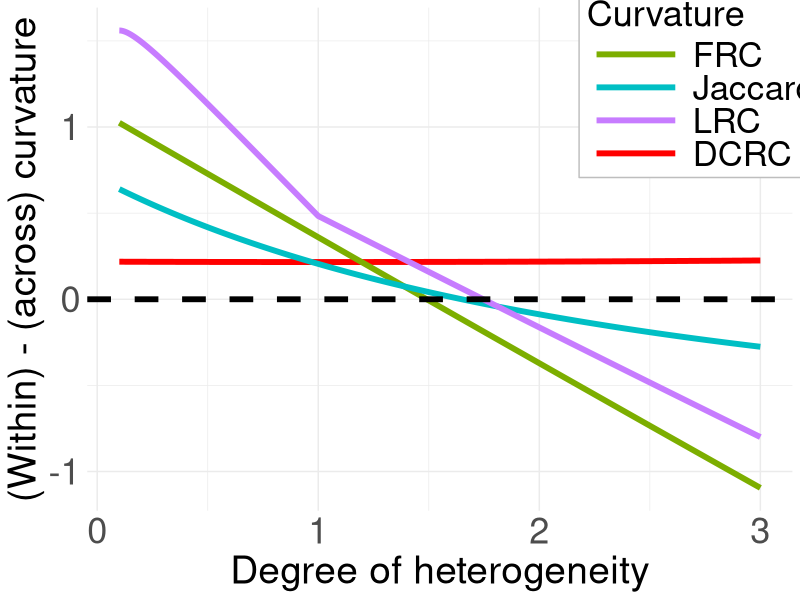

This chart was generated by the following R code:
library(ggplot2)
library(tidyr)
library(dplyr)

# One-hot vector for community of i
one_hot <- function(z, K) {
  h <- rep(0, K)
  h[z] <- 1
  return(h)
}

# Compute eta and G
compute_eta_G <- function(theta, Pi, K) {
  n <- length(theta)
  theta1_norm <- sum(theta)
  theta2_norm <- sum(theta^2)
  
  eta <- K * (1 / theta1_norm) * t(Pi) %*% theta
  G <- (1 / theta2_norm) * t(Pi) %*% diag(theta^2) %*% Pi
  
  list(eta = eta, G = G)
}

# Compute expected n_i
compute_En_i <- function(theta, z, P) {
  K <- max(z)
  n <- length(theta)
  Pi <- model.matrix(~ factor(z) - 1)  # community indicator matrix
  norms <- compute_eta_G(theta, Pi, K)
  eta <- norms$eta
  
  theta1_norm <- sum(theta)
  
  En_i <- numeric(n)
  for (i in 1:n) {
    ez <- one_hot(z[i], K)
    eta_term <- as.numeric(t(ez) %*% P %*% eta)
    En_i[i] <- (1 / K) * theta[i] * theta1_norm * eta_term - theta[i]^2
    #En_i[i] <- (1 / K) * theta[i] * theta1_norm * eta_term
  }
  return(En_i)
}

# Compute expected n_ij | A_ij = 1
compute_En_ij <- function(i, j, theta, z, P) {
  K <- max(z)
  Pi <- model.matrix(~ factor(z) - 1)
  norms <- compute_eta_G(theta, Pi, K)
  G <- norms$G
  theta2_norm <- sum(theta^2)
  
  ez_i <- one_hot(z[i], K)
  ez_j <- one_hot(z[j], K)
  
  triple_term <- as.numeric(t(ez_i) %*% P %*% G %*% P %*% ez_j)
  penalty_term <- (theta[i]^2 + theta[j]^2) * P[z[i], z[j]]
  
  En_ij <- theta[i] * theta[j] * theta2_norm * triple_term - theta[i] * theta[j] * penalty_term
  return(En_ij)
}

FRC_diff <- function(i, j, k, theta, z, P){
  Eni_vector <- compute_En_i(theta, z, P)
  Enj <- Eni_vector[j]
  Enk <- Eni_vector[k]
  
  Enij <- compute_En_ij(i, j, theta, z, P)
  Enik <- compute_En_ij(i, k, theta, z, P)
  
  result <- -Enj + Enk + 3*Enij - 3*Enik
  
  return(result)
}

LRC_diff <- function(i, j, k, theta, z, P){
  Eni_vector <- compute_En_i(theta, z, P)
  Eni <- Eni_vector[i]
  Enj <- Eni_vector[j]
  Enk <- Eni_vector[k]
  
  Enij <- compute_En_ij(i, j, theta, z, P)
  Enik <- compute_En_ij(i, k, theta, z, P)
  
  result <- 2/Enj - 2/Enk + 2*Enij/max(Eni, Enj) + Enij/min(Eni, Enj) - 2*Enik/max(Eni, Enk) - Enik/min(Eni, Enk)
  
  return(result)
}



Jac_diff <- function(i, j, k, theta, z, P){
  Eni_vector <- compute_En_i(theta, z, P)
  Eni <- Eni_vector[i]
  Enj <- Eni_vector[j]
  Enk <- Eni_vector[k]
  
  Enij <- compute_En_ij(i, j, theta, z, P)
  Enik <- compute_En_ij(i, k, theta, z, P)
  
  result <-  Enij/(Eni+Enj - Enij) - Enik/(Eni+Enk-Enik)
  
  return(result)
}

DCRC_diff <- function(i, j, k, theta, z, P){
  Eni_vector <- compute_En_i(theta, z, P)
  Eni <- Eni_vector[i]
  Enj <- Eni_vector[j]
  Enk <- Eni_vector[k]
  
  Enij <- compute_En_ij(i, j, theta, z, P)
  Enik <- compute_En_ij(i, k, theta, z, P)
  
  result <-  Enij/(Eni*Enj) - Enik/(Eni*Enk)
  
  return(result)
}

library(ggplot2)
library(tidyr)
library(dplyr)

plot_all_diffs <- function(theta_range = seq(0.1, 3.0, length.out = 1000), save_path = "/result/curvature_diffs_line_type.pdf") {
  n <- 100
  K <- 2
  z <- c(rep(1, n), rep(2, n))
  P <- matrix(c(1, 0.5,
                0.5, 1), nrow = K, byrow = TRUE)
  
  i <- 1     # node i in community 1
  j <- 2     # another node in same community
  k <- n + 1 # node in other community (community 2)
  
  results <- data.frame()
  
  for (val in theta_range) {
    theta <- rep(1, 2 * n)
    theta[n + 1] <- val  # vary this one only
    
    frc_val <- FRC_diff(i, j, k, theta, z, P) / 200
    lrc_val <- LRC_diff(i, j, k, theta, z, P)
    jac_val <- Jac_diff(i, j, k, theta, z, P)
    dcrc_val <- DCRC_diff(i, j, k, theta, z, P) * 200
    
    results <- rbind(results, data.frame(
      theta_nplus1 = val,
      FRC = frc_val,
      Jaccard = jac_val,
      LRC = lrc_val,
      DCRC = dcrc_val
    ))
  }
  
  results_long <- pivot_longer(results, cols = c(FRC, Jaccard, LRC, DCRC),
                               names_to = "Metric", values_to = "Value")
  
  results_long <- results_long %>%
    mutate(Metric = recode(Metric,
                           FRC = "FRC",
                           Jaccard = "Jaccard",
                           LRC = "LRC",
                           DCRC = "DCRC"))
  

  p <- ggplot(results_long, aes(x = theta_nplus1, y = Value, color = Metric)) +
    geom_line(linewidth = 2) +
    geom_hline(yintercept = 0, linetype = "dashed", color = "black", linewidth = 2) +
    labs(x = "Degree of heterogeneity",
         y = "(Within) - (across) curvature",
         color = "Curvature") +
    theme_minimal()+
    theme(axis.text = element_text(size = 26),          
          axis.title = element_text(size = 28),         
          legend.position = c(0.87, 0.85),
          legend.background = element_rect(fill = "white", color = "gray"),
          legend.title = element_text(size = 26),
          legend.text = element_text(size = 25),
          legend.key.width = unit(2.5, "cm"))+
    scale_color_manual( 
      values = c("FRC" = "#7CAE00", "Jaccard" = "#00BFC4",  "LRC" = "#C77CFF", "DCRC" = "red"),
      breaks = c("FRC", "Jaccard", "LRC", "DCRC") 
    )
  
  ggsave(save_path, p, width = 10, height = 6.5)
  
  return(results)
}

# Run and save
plot_all_diffs()
